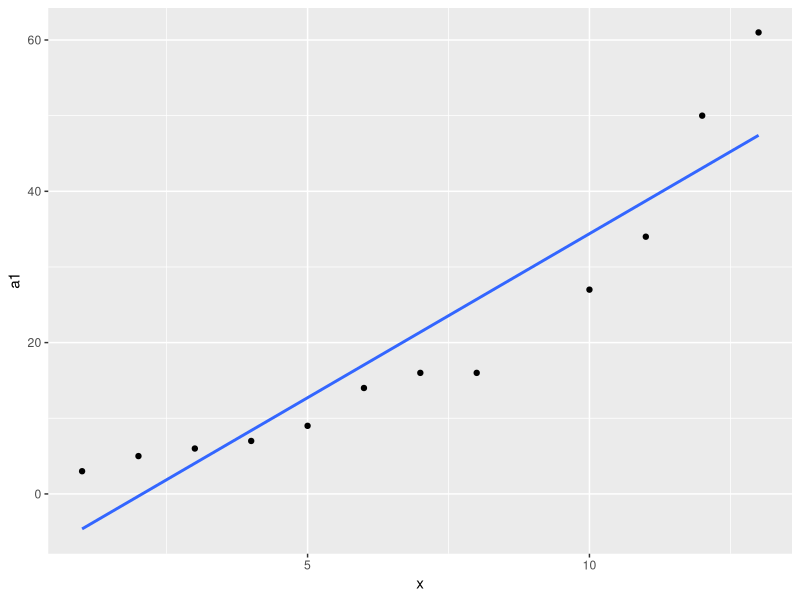
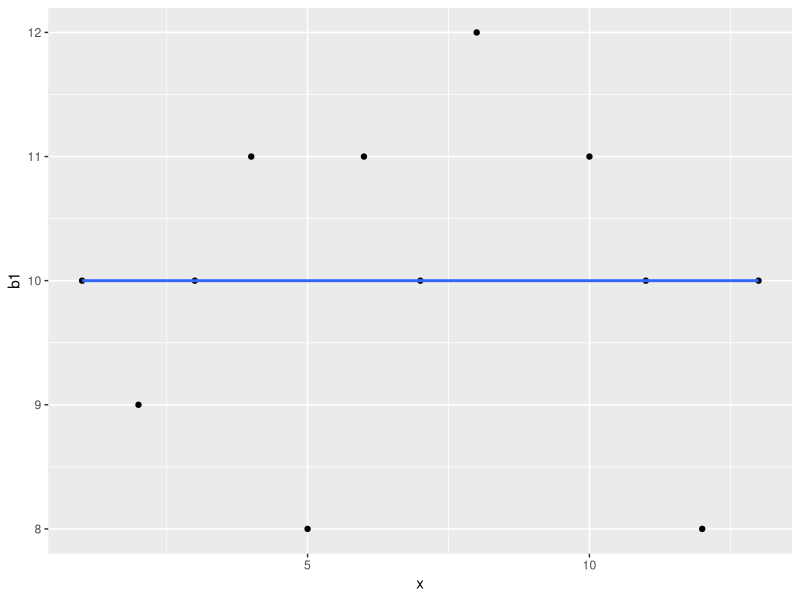
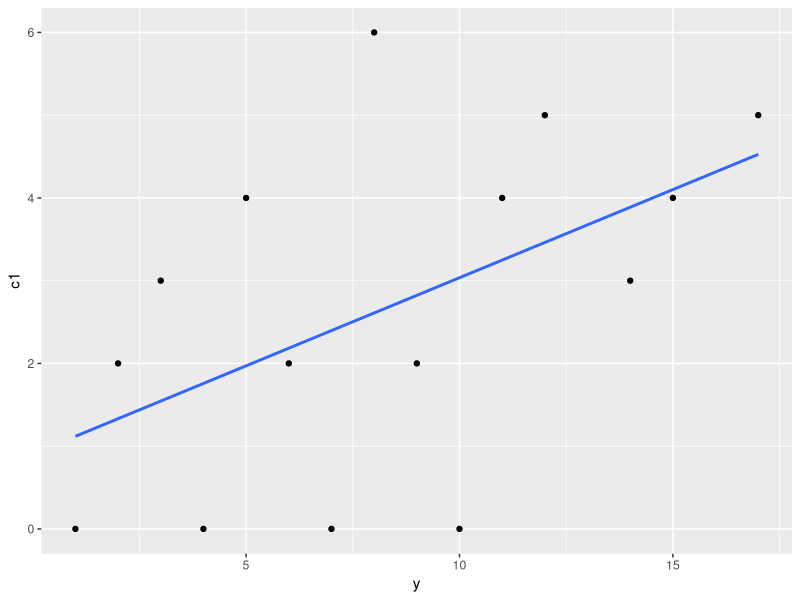

Generate these figures, in order, with R:
a = c(3, 5, 6, 7, 9, 14, 16, 16, NA, 27, 34, 50, 61)
b = c(10, 9, 10, 11, 8, 11, 10, 12, NA, 11, 10, 8, 10)
c = c(0, 2, 3, 0, 4, 2, 0, 6, 2, 0, 4, 5, NA, 3, 4, NA, 5)

library(ggplot2)

a1 = a

a1[!complete.cases(a1)] = mean(a1, na.rm = TRUE)
print(a1)

a1 = a

index = which(is.na(a1))
a1[index] = (a1[index - 1] + a1[index + 1]) / 2
print(a1)

a1 = a

myfit = lm(a1 ~ c(1:length(a1)))
x = 1:length(a)
qplot(x, a1) + geom_smooth(method = "lm", se = FALSE)





b1 = b

b1[!complete.cases(b1)] <- mean(b1, na.rm = TRUE)
print(b1)

b1 = b

myfit = lm(b1 ~ c(1:length(b1)))
x = 1:length(b)
qplot(x, b1) + geom_smooth(method = "lm", se = FALSE)





c1 = c

c1[!complete.cases(c1)] <- mean(c1, na.rm = TRUE)
print(c1)

c1 = c

myfit = lm(c1 ~ c(1:length(c1)))
y = 1:length(c)
qplot(y, c1) + geom_smooth(method = "lm", se = FALSE)
